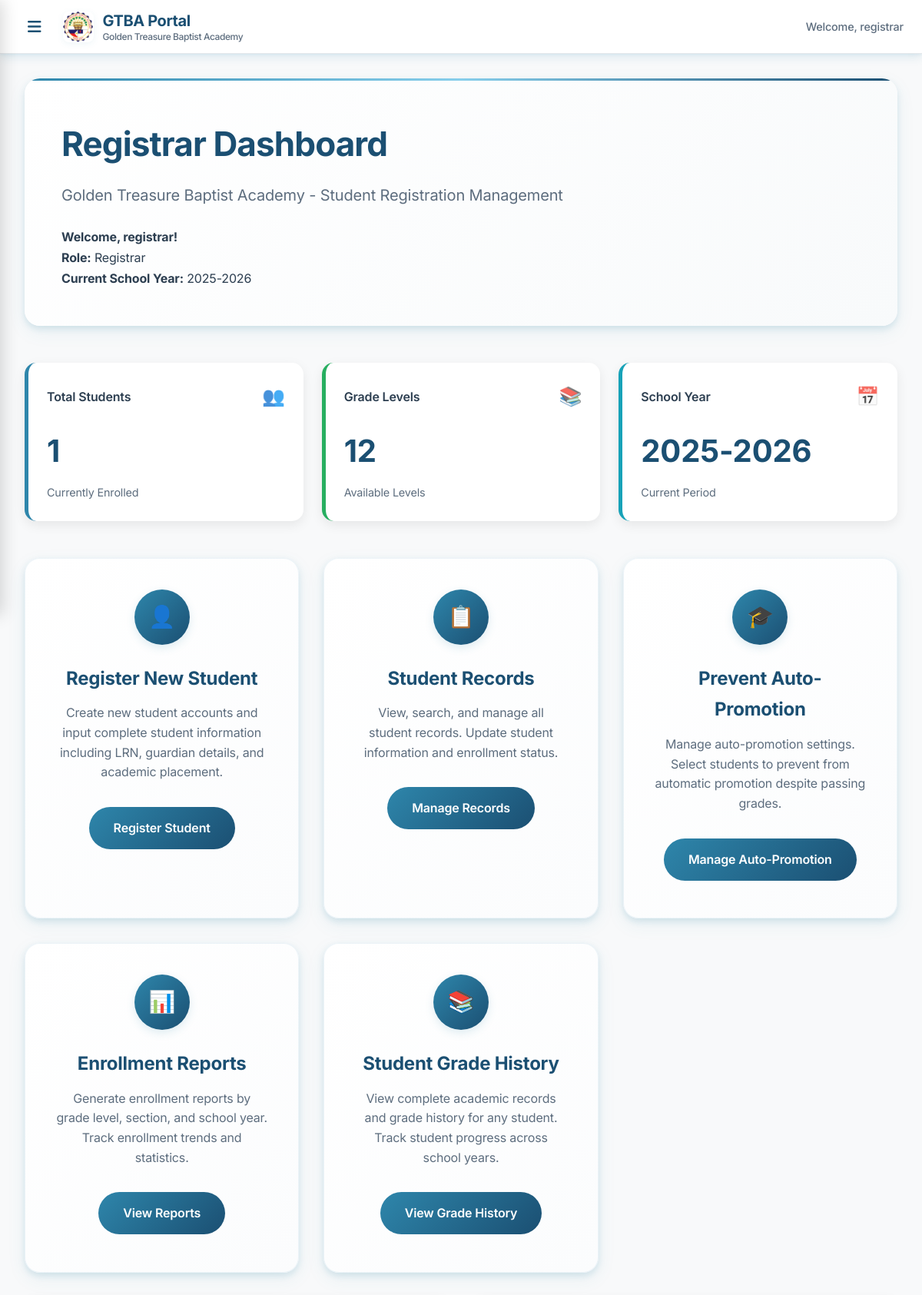
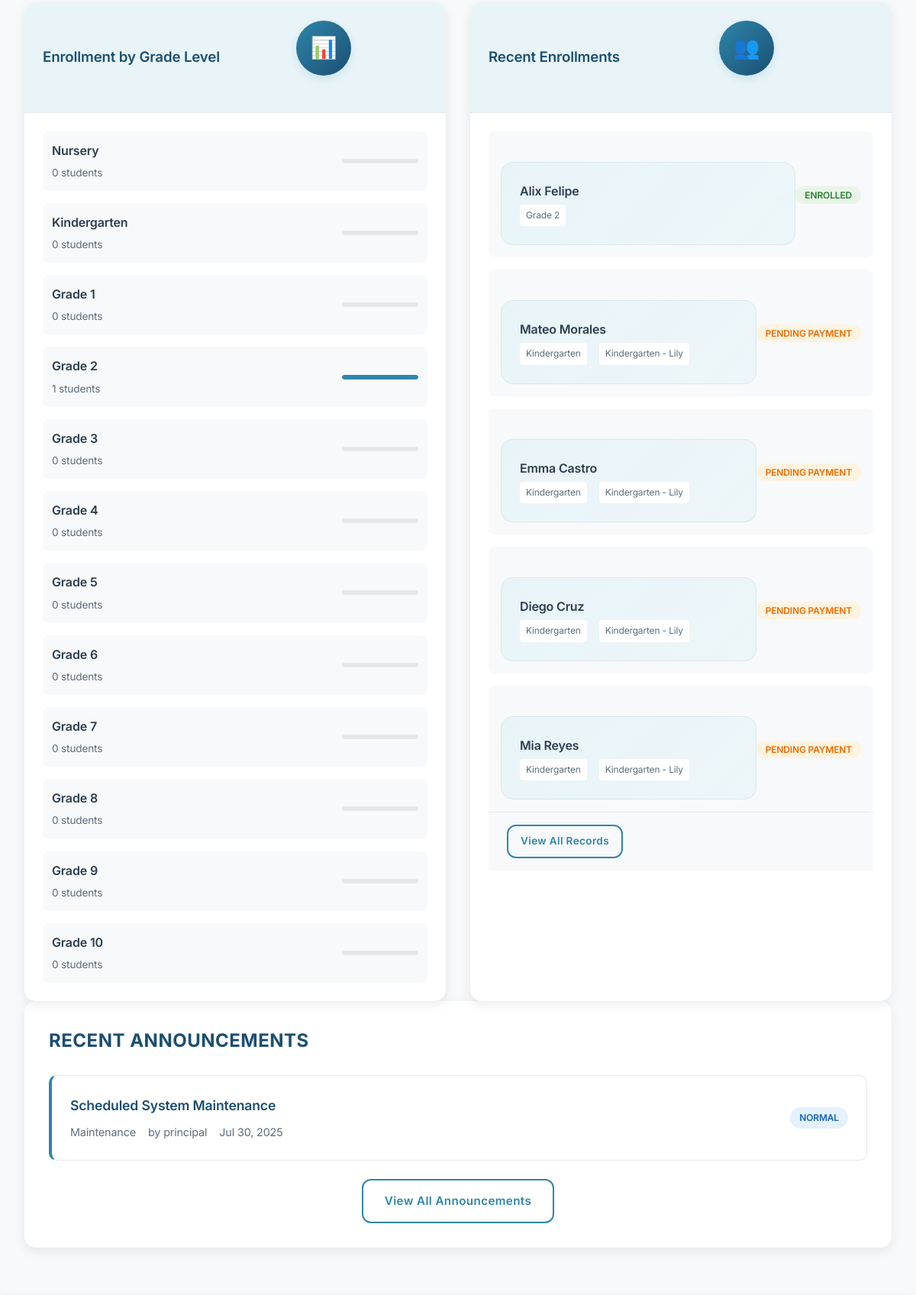
Page /registrar/dashboard.php (signed in, upper part) on the committed database (2 pictures, top to bottom).
### tables this page shows
CREATE TABLE `school_years` (
  `id` int NOT NULL,
  `year_name` varchar(20) DEFAULT NULL,
  `year_label` varchar(20) NOT NULL,
  `start_date` date NOT NULL,
  `end_date` date NOT NULL,
  `is_active` tinyint(1) DEFAULT '0',
  `is_current` tinyint(1) DEFAULT '0',
  `created_by` int NOT NULL,
  `created_at` timestamp NULL DEFAULT CURRENT_TIMESTAMP,
  `updated_at` timestamp NULL DEFAULT CURRENT_TIMESTAMP ON UPDATE CURRENT_TIMESTAMP
);

CREATE TABLE `students` (
  `id` int NOT NULL,
  `user_id` int NOT NULL,
  `student_id` varchar(20) NOT NULL,
  `lrn` varchar(12) DEFAULT NULL,
  `student_type` enum('Continuing','Transfer','New') NOT NULL,
  `enrollment_status` enum('Pending Payment','Enrolled','Dropped','Suspended','Transferred','Graduated') DEFAULT 'Pending Payment',
  `transferred_to_school` varchar(255) DEFAULT NULL,
  `transfer_date` date DEFAULT NULL,
  `transfer_reason` text,
  `transfer_approved_by` int DEFAULT NULL,
  `transfer_approved_at` timestamp NULL DEFAULT NULL,
  `prevent_auto_promotion` tinyint(1) DEFAULT NULL,
  `first_name` varchar(100) NOT NULL,
  `last_name` varchar(100) NOT NULL,
  `middle_name` varchar(100) DEFAULT NULL,
  `suffix` varchar(10) DEFAULT NULL,
  `gender` enum('Male','Female') NOT NULL,
  `date_of_birth` date NOT NULL,
  `place_of_birth` varchar(200) NOT NULL,
  `religion` varchar(50) DEFAULT NULL,
  `present_address` text NOT NULL,
  `permanent_address` text NOT NULL,
  `father_id` int DEFAULT NULL,
  `mother_id` int DEFAULT NULL,
  `legal_guardian_id` int DEFAULT NULL,
  `emergency_contact_name` varchar(200) DEFAULT NULL,
  `emergency_contact_number` varchar(20) DEFAULT NULL,
  `emergency_contact_relationship` varchar(50) DEFAULT NULL,
  `current_grade_level_id` int DEFAULT NULL,
  `current_section_id` int DEFAULT NULL,
  `current_school_year_id` int DEFAULT NULL,
  `medical_conditions` text,
  `allergies` text,
  `special_needs` text,
  `is_active` tinyint(1) DEFAULT '1',
  `created_by` int NOT NULL,
  `created_at` timestamp NULL DEFAULT CURRENT_TIMESTAMP,
  `updated_at` timestamp NULL DEFAULT CURRENT_TIMESTAMP ON UPDATE CURRENT_TIMESTAMP
);

CREATE TABLE `grade_levels` (
  `id` int NOT NULL,
  `grade_name` varchar(50) NOT NULL,
  `grade_code` varchar(10) NOT NULL,
  `level_type` enum('Nursery','Kindergarten','Elementary','Junior High School') NOT NULL,
  `grade_order` int NOT NULL,
  `is_active` tinyint(1) DEFAULT '1',
  `created_at` timestamp NULL DEFAULT CURRENT_TIMESTAMP,
  `updated_at` timestamp NULL DEFAULT CURRENT_TIMESTAMP ON UPDATE CURRENT_TIMESTAMP
);

CREATE TABLE `sections` (
  `id` int NOT NULL,
  `section_name` varchar(100) NOT NULL,
  `grade_level_id` int NOT NULL,
  `school_year_id` int NOT NULL,
  `room_number` varchar(50) DEFAULT NULL,
  `description` text,
  `current_enrollment` int DEFAULT '0',
  `is_active` tinyint(1) DEFAULT '1',
  `created_by` int NOT NULL,
  `created_at` timestamp NULL DEFAULT CURRENT_TIMESTAMP,
  `updated_at` timestamp NULL DEFAULT CURRENT_TIMESTAMP ON UPDATE CURRENT_TIMESTAMP
);

CREATE TABLE `announcements` (
  `id` int NOT NULL,
  `title` varchar(255) NOT NULL,
  `content` text NOT NULL,
  `announcement_type` enum('General','Academic','Event','Emergency','Holiday','Maintenance') DEFAULT 'General',
  `target_audience` enum('All','Students','Teachers','Staff','Specific Grade') DEFAULT 'All',
  `target_grade_level_id` int DEFAULT NULL,
  `priority` enum('Low','Normal','High','Urgent') DEFAULT 'Normal',
  `is_published` tinyint(1) DEFAULT '0',
  `is_pinned` tinyint(1) DEFAULT '0',
  `publish_date` date NOT NULL,
  `expiry_date` date DEFAULT NULL,
  `has_attachments` tinyint(1) DEFAULT '0',
  `attachment_count` int DEFAULT '0',
  `created_by` int NOT NULL,
  `created_at` timestamp NULL DEFAULT CURRENT_TIMESTAMP,
  `updated_at` timestamp NULL DEFAULT CURRENT_TIMESTAMP ON UPDATE CURRENT_TIMESTAMP
);

CREATE TABLE `users` (
  `id` int NOT NULL,
  `username` varchar(50) NOT NULL,
  `email` varchar(100) NOT NULL,
  `profile_picture` varchar(255) DEFAULT NULL,
  `password` varchar(255) NOT NULL,
  `role_id` int NOT NULL,
  `is_active` tinyint(1) DEFAULT '1',
  `archived_at` timestamp NULL DEFAULT NULL,
  `privacy_policy_accepted` tinyint(1) DEFAULT '0',
  `privacy_policy_accepted_at` timestamp NULL DEFAULT NULL,
  `privacy_policy_ip_address` varchar(45) DEFAULT NULL,
  `email_verified_at` timestamp NULL DEFAULT NULL,
  `remember_token` varchar(100) DEFAULT NULL,
  `created_at` timestamp NULL DEFAULT CURRENT_TIMESTAMP,
  `updated_at` timestamp NULL DEFAULT CURRENT_TIMESTAMP ON UPDATE CURRENT_TIMESTAMP
);

### registrar/dashboard.php (the view, shortened to what this page needs)
<?php
try {
    $database = new Database();
    $db = $database->connect();
    $query = "SELECT COUNT(*) as total_students FROM students WHERE enrollment_status = 'Enrolled'";
    $stmt = $db->prepare($query);
    $stmt->execute();
    $total_students = $stmt->fetch(PDO::FETCH_ASSOC)['total_students'];
    $query = "SELECT * FROM school_years WHERE is_active = 1 LIMIT 1";
    $stmt = $db->prepare($query);
    $stmt->execute();
    $current_year = $stmt->fetch(PDO::FETCH_ASSOC);
    $query = "SELECT gl.grade_name, COUNT(s.id) as student_count
              FROM grade_levels gl
              LEFT JOIN students s ON gl.id = s.current_grade_level_id AND s.enrollment_status = 'Enrolled'
              WHERE gl.is_active = 1
              GROUP BY gl.id, gl.grade_name, gl.grade_order
              ORDER BY gl.grade_order";
    $stmt = $db->prepare($query);
    $stmt->execute();
    $grade_stats = $stmt->fetchAll(PDO::FETCH_ASSOC);
    $query = "SELECT s.*, gl.grade_name, sec.section_name
              FROM students s
              LEFT JOIN grade_levels gl ON s.current_grade_level_id = gl.id
              LEFT JOIN sections sec ON s.current_section_id = sec.id
              ORDER BY s.created_at DESC
              LIMIT 5";
    $stmt = $db->prepare($query);
    $stmt->execute();
    $recent_enrollments = $stmt->fetchAll(PDO::FETCH_ASSOC);
    $query = "SELECT a.*, u.username as created_by_username
              FROM announcements a
              LEFT JOIN users u ON a.created_by = u.id
              WHERE a.is_published = 1 AND (a.target_audience = 'All' OR a.target_audience = 'Staff')
              ORDER BY a.created_at DESC
              LIMIT 5";
    $stmt = $db->prepare($query);
    $stmt->execute();
    $recent_announcements = $stmt->fetchAll(PDO::FETCH_ASSOC);
} catch (Exception $e) {
    $error_message = "Unable to load dashboard data.";
    error_log("Registrar dashboard error: " . $e->getMessage());
}
?>
<div class="welcome-section">
    <h1 class="welcome-title">Registrar Dashboard</h1>
    <p class="welcome-subtitle">Golden Treasure Baptist Academy - Student Registration Management</p>
    <div class="user-info">
        <h4>Welcome, <?php echo htmlspecialchars($_SESSION['username']); ?>!</h4>
        <p><strong>Role:</strong> <?php echo htmlspecialchars($_SESSION['role_display']); ?></p>
        <?php if ($current_year): ?>
            <p><strong>Current School Year:</strong> <?php echo htmlspecialchars($current_year['year_label']); ?></p>
        <?php endif; ?>
    </div>
</div>
<?php if (isset($error_message)): ?>
    <div class="alert alert-danger">
        <?php echo $error_message; ?>
    </div>
<?php else: ?>
    <div class="stats-grid">
        <div class="stat-card primary">
            <div class="stat-header">
                <h3>Total Students</h3>
                <div class="stat-icon">👥</div>
            </div>
            <div class="stat-value"><?php echo number_format($total_students); ?></div>
            <div class="stat-label">Currently Enrolled</div>
        </div>
        <div class="stat-card success">
            <div class="stat-header">
                <h3>Grade Levels</h3>
                <div class="stat-icon">📚</div>
            </div>
            <div class="stat-value"><?php echo count($grade_stats); ?></div>
            <div class="stat-label">Available Levels</div>
        </div>
        <div class="stat-card info">
            <div class="stat-header">
                <h3>School Year</h3>
                <div class="stat-icon">📅</div>
            </div>
            <div class="stat-value"><?php echo $current_year ? htmlspecialchars($current_year['year_label']) : 'Not Set'; ?></div>
            <div class="stat-label">Current Period</div>
        </div>
    </div>
    <div class="dashboard-grid">
        <div class="dashboard-card">
            <div class="card-icon">👤</div>
            <h3 class="card-title">Register New Student</h3>
            <p class="card-description">Create new student accounts and input complete student information including LRN, guardian details, and academic placement.</p>
            <a href="student_registration.php" class="card-link">Register Student</a>
        </div>
        <div class="dashboard-card">
            <div class="card-icon">📋</div>
            <h3 class="card-title">Student Records</h3>
            <p class="card-description">View, search, and manage all student records. Update student information and enrollment status.</p>
            <a href="student_records.php" class="card-link">Manage Records</a>
        </div>
        <div class="dashboard-card">
            <div class="card-icon">🎓</div>
            <h3 class="card-title">Prevent Auto-Promotion</h3>
            <p class="card-description">Manage auto-promotion settings. Select students to prevent from automatic promotion despite passing grades.</p>
            <a href="student_promotion.php" class="card-link">Manage Auto-Promotion</a>
        </div>
        <div class="dashboard-card">
            <div class="card-icon">📊</div>
            <h3 class="card-title">Enrollment Reports</h3>
            <p class="card-description">Generate enrollment reports by grade level, section, and school year. Track enrollment trends and statistics.</p>
            <a href="enrollment_reports.php" class="card-link">View Reports</a>
        </div>
        <div class="dashboard-card">
            <div class="card-icon">📚</div>
            <h3 class="card-title">Student Grade History</h3>
            <p class="card-description">View complete academic records and grade history for any student. Track student progress across school years.</p>
            <a href="student_grade_history.php" class="card-link">View Grade History</a>
        </div>
    </div>
    <div class="recent-activity-section">
        <div class="activity-cards-grid">
            <div class="activity-card">
                <div class="card-header">
                    <h3>Enrollment by Grade Level</h3>
                    <div class="card-icon">📊</div>
                </div>
                <div class="card-body">
                    <?php if (!empty($grade_stats)): ?>
                        <div class="grade-stats-list">
                            <?php foreach ($grade_stats as $stat): ?>
                                <div class="grade-stat-item">
                                    <div class="grade-info">
                                        <span class="grade-name"><?php echo htmlspecialchars($stat['grade_name']); ?></span>
                                        <span class="student-count"><?php echo $stat['student_count']; ?> students</span>
                                    </div>
                                    <div class="grade-progress">
                                        <div class="progress-bar">
                                            <div class="progress-fill" style="width: <?php echo $total_students > 0 ? ($stat['student_count'] / $total_students * 100) : 0; ?>%"></div>
                                        </div>
                                    </div>
                                </div>
                            <?php endforeach; ?>
                        </div>
                    <?php else: ?>
                        <p class="no-data">No enrollment data available.</p>
                    <?php endif; ?>
                </div>
            </div>
            <div class="activity-card">
                <div class="card-header">
                    <h3>Recent Enrollments</h3>
                    <div class="card-icon">👥</div>
                </div>
                <div class="card-body">
                    <?php if (!empty($recent_enrollments)): ?>
                        <div class="recent-enrollments-list">
                            <?php foreach ($recent_enrollments as $enrollment): ?>
                                <div class="enrollment-item">
                                    <div class="student-info">
                                        <div class="student-name">
                                            <?php echo htmlspecialchars($enrollment['first_name'] . ' ' . $enrollment['last_name']); ?>
                                        </div>
                                        <div class="student-details">
                                            <?php if ($enrollment['grade_name']): ?>
                                                <span class="grade"><?php echo htmlspecialchars($enrollment['grade_name']); ?></span>
                                            <?php endif; ?>
                                            <?php if ($enrollment['section_name']): ?>
                                                <span class="section"><?php echo htmlspecialchars($enrollment['section_name']); ?></span>
                                            <?php endif; ?>
                                        </div>
                                    </div>
                                    <div class="enrollment-status">
                                        <span class="status-badge status-<?php echo strtolower($enrollment['enrollment_status']); ?>">
                                            <?php echo htmlspecialchars($enrollment['enrollment_status']); ?>
                                        </span>
                                    </div>
                                </div>
                            <?php endforeach; ?>
                        </div>
                        <div class="card-footer">
                            <a href="student_records.php" class="btn btn-sm btn-outline">View All Records</a>
                        </div>
                    <?php else: ?>
                        <p class="no-data">No recent enrollments.</p>
                    <?php endif; ?>
                </div>
            </div>
        </div>
    </div>
<?php endif; ?>
<?php if (!empty($recent_announcements)): ?>
<div class="recent-announcements-section">
    <h2 class="section-title">Recent Announcements</h2>
    <div class="announcements-list">
        <?php foreach ($recent_announcements as $announcement): ?>
            <div class="announcement-item clickable-announcement"
                 data-id="<?php echo $announcement['id']; ?>"
                 data-title="<?php echo htmlspecialchars($announcement['title']); ?>"
                 data-content="<?php echo htmlspecialchars($announcement['content']); ?>"
                 data-type="<?php echo htmlspecialchars($announcement['announcement_type']); ?>"
                 data-priority="<?php echo htmlspecialchars($announcement['priority']); ?>"
                 data-author="<?php echo htmlspecialchars($announcement['created_by_username']); ?>"
                 data-date="<?php echo date('M j, Y', strtotime($announcement['created_at'])); ?>"
                 style="cursor: pointer;">
                <div class="announcement-info">
                    <div class="announcement-title">
                        <?php echo htmlspecialchars($announcement['title']); ?>
                    </div>
                    <div class="announcement-details">
                        <span class="type"><?php echo htmlspecialchars($announcement['announcement_type']); ?></span>
                        <span class="author">by <?php echo htmlspecialchars($announcement['created_by_username']); ?></span>
                        <span class="date"><?php echo date('M j, Y', strtotime($announcement['created_at'])); ?></span>
                    </div>
                </div>
                <div class="announcement-status">
                    <span class="priority-badge priority-<?php echo strtolower($announcement['priority']); ?>">
                        <?php echo htmlspecialchars($announcement['priority']); ?>
                    </span>
                </div>
            </div>
        <?php endforeach; ?>
    </div>
    <div class="announcements-footer">
        <a href="../shared/announcements.php" class="btn btn-outline">View All Announcements</a>
    </div>
</div>
<?php endif; ?>
<?php
$content = ob_get_clean();
include '../includes/header.php';
echo $content;
include '../includes/footer.php';
?>

### rows in the picture
school_years: year_label "2025-2026"
students: first_name+last_name "Alix Felipe", current_grade_level.grade_name "Grade 2", enrollment_status "ENROLLED"
students: first_name+last_name "Mateo Morales", current_grade_level.grade_name "Kindergarten", current_section.section_name "Kindergarten - Lily", enrollment_status "PENDING PAYMENT"
students: first_name+last_name "Emma Castro", current_grade_level.grade_name "Kindergarten", current_section.section_name "Kindergarten - Lily", enrollment_status "PENDING PAYMENT"
students: first_name+last_name "Diego Cruz", current_grade_level.grade_name "Kindergarten", current_section.section_name "Kindergarten - Lily", enrollment_status "PENDING PAYMENT"
students: first_name+last_name "Mia Reyes", current_grade_level.grade_name "Kindergarten", current_section.section_name "Kindergarten - Lily", enrollment_status "PENDING PAYMENT"
announcements: title "Scheduled System Maintenance", announcement_type "Maintenance", created_by.username "principal", created_at "Jul 30, 2025", priority "NORMAL"

### other values in the picture
$_SESSION['username'] "registrar"
$_SESSION['role_display'] "Registrar"
$total_students "1"
count($grade_stats) "12"
$stat['grade_name'] "Nursery"
$stat['student_count'] "0"
$stat['grade_name'] "Kindergarten"
$stat['grade_name'] "Grade 1"
$stat['grade_name'] "Grade 2"
$stat['student_count'] "1"
$stat['grade_name'] "Grade 3"
$stat['grade_name'] "Grade 4"
$stat['grade_name'] "Grade 5"
$stat['grade_name'] "Grade 6"
$stat['grade_name'] "Grade 7"
